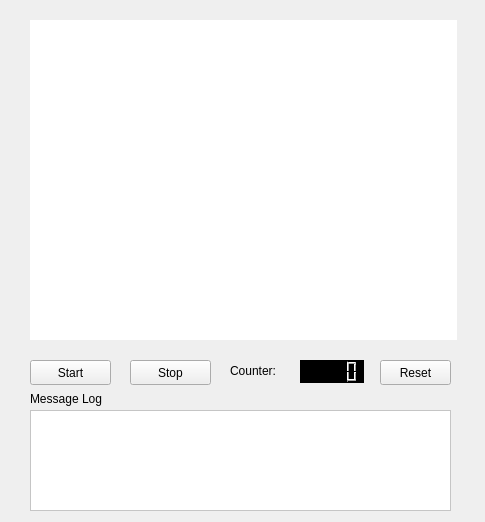
<?xml version="1.0" encoding="UTF-8"?>
<ui version="4.0">
 <class>TriggerForm</class>
 <widget class="QWidget" name="TriggerForm">
  <property name="geometry">
   <rect>
    <x>0</x>
    <y>0</y>
    <width>485</width>
    <height>522</height>
   </rect>
  </property>
  <property name="windowTitle">
   <string>Camera Trigger</string>
  </property>
  <widget class="QLabel" name="labelShowUSBFrame">
   <property name="geometry">
    <rect>
     <x>30</x>
     <y>20</y>
     <width>427</width>
     <height>320</height>
    </rect>
   </property>
   <property name="styleSheet">
    <string notr="true">background-color: rgb(255, 255, 255);
border-color: rgb(0, 0, 0);</string>
   </property>
   <property name="text">
    <string/>
   </property>
  </widget>
  <widget class="QPushButton" name="pushButtonStart">
   <property name="geometry">
    <rect>
     <x>30</x>
     <y>360</y>
     <width>81</width>
     <height>25</height>
    </rect>
   </property>
   <property name="text">
    <string>Start</string>
   </property>
  </widget>
  <widget class="QPushButton" name="pushButtonStop">
   <property name="geometry">
    <rect>
     <x>130</x>
     <y>360</y>
     <width>81</width>
     <height>25</height>
    </rect>
   </property>
   <property name="text">
    <string>Stop</string>
   </property>
  </widget>
  <widget class="QListWidget" name="listWidget">
   <property name="geometry">
    <rect>
     <x>30</x>
     <y>410</y>
     <width>421</width>
     <height>101</height>
    </rect>
   </property>
   <property name="styleSheet">
    <string notr="true">background-color: rgb(255, 255, 255);
border-color: rgb(0, 0, 0);</string>
   </property>
  </widget>
  <widget class="QLabel" name="label_2">
   <property name="geometry">
    <rect>
     <x>30</x>
     <y>390</y>
     <width>101</width>
     <height>17</height>
    </rect>
   </property>
   <property name="text">
    <string>Message Log</string>
   </property>
  </widget>
  <widget class="QLabel" name="label">
   <property name="geometry">
    <rect>
     <x>230</x>
     <y>360</y>
     <width>67</width>
     <height>21</height>
    </rect>
   </property>
   <property name="text">
    <string>Counter:</string>
   </property>
  </widget>
  <widget class="QLCDNumber" name="lcdNumberCounter">
   <property name="geometry">
    <rect>
     <x>300</x>
     <y>360</y>
     <width>64</width>
     <height>23</height>
    </rect>
   </property>
   <property name="styleSheet">
    <string notr="true">background-color: rgb(0, 0, 0);</string>
   </property>
  </widget>
  <widget class="QPushButton" name="pushButtonReset">
   <property name="geometry">
    <rect>
     <x>380</x>
     <y>360</y>
     <width>71</width>
     <height>25</height>
    </rect>
   </property>
   <property name="text">
    <string>Reset</string>
   </property>
  </widget>
 </widget>
 <resources/>
 <connections/>
</ui>
